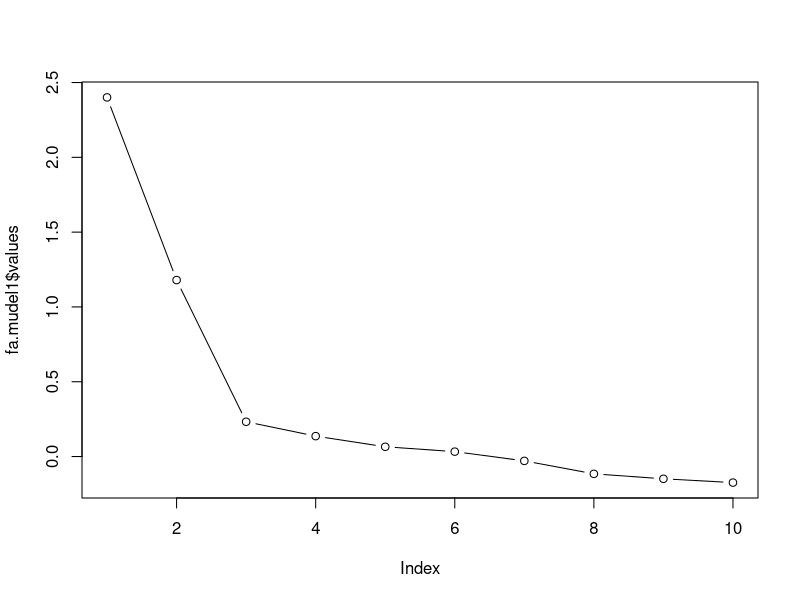
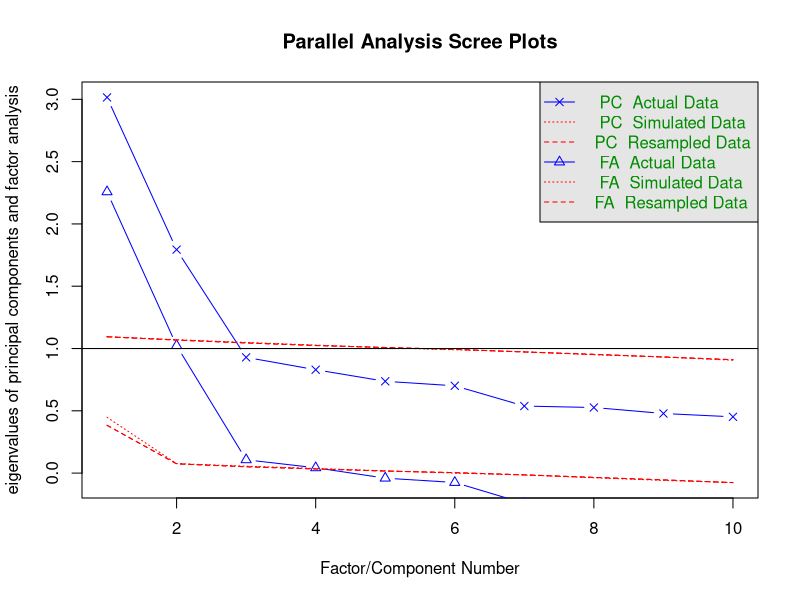
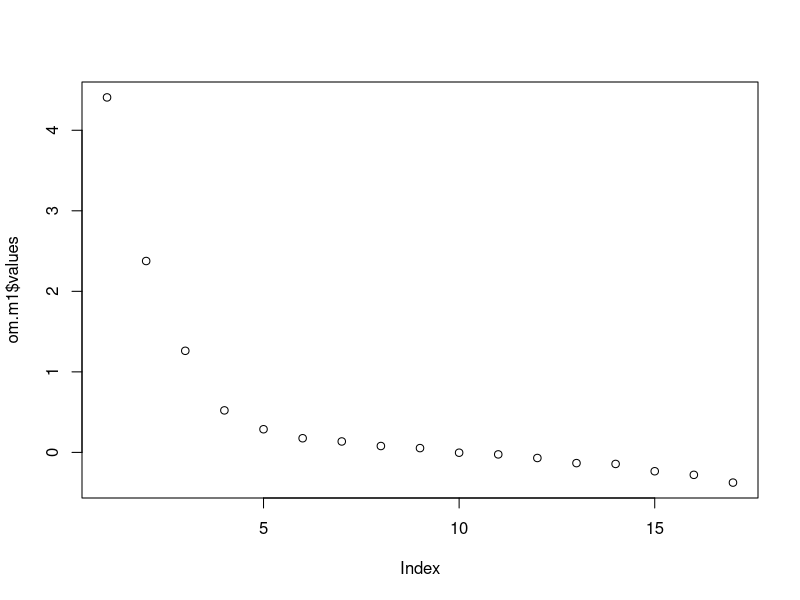
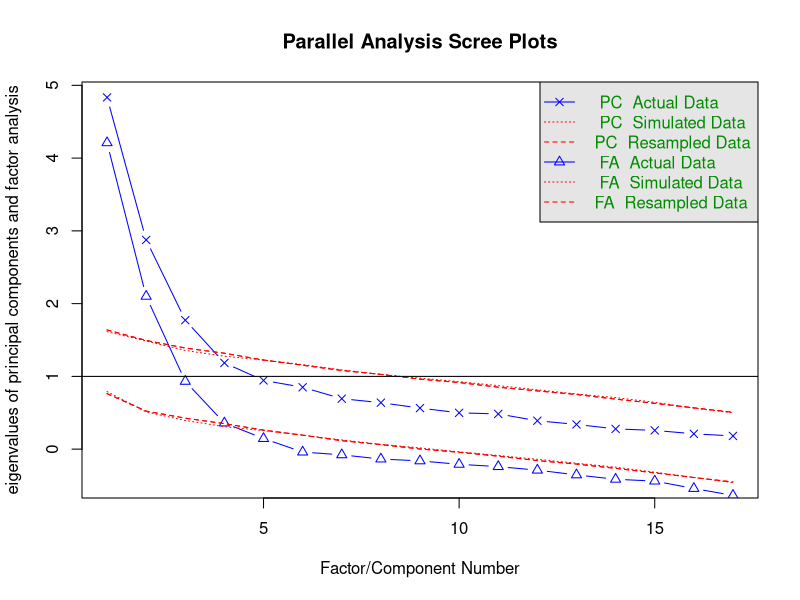

Write R code to recreate these figures, in order.
## ---- chunk 1
library(psych)
library(GPArotation)
## ---- chunk 2
bfi <- read.csv("KMKT/6praktikum/bfi.csv")
## ---- chunk 3
bfi2 <- bfi[,1:10]
## ---- chunk 4
cortest.bartlett(bfi2)
## ---- chunk 5
bfi2matrix <- round(cor(bfi2, use="complete"), 2)
bfi2matrix
## ---- chunk 6
det(bfi2matrix)
## ---- chunk 7
fa.mudel1 <- fa(bfi2, nfactors=2, rotate="varimax", fm="ml", scores=TRUE)
## ---- chunk 8
pc.mudel1 <- principal(bfi2, nfactors=2, rotate="varimax", scores=TRUE)
## ---- chunk 9
print.psych(fa.mudel1, cut=0.3, sort=TRUE)
## ---- chunk 10
fa.mudel2 <- fa(bfi2, nfactors=2, rotate="none")
fa.mudel2$loadings
## ---- chunk 11
fa.mudel3 <- fa(bfi2, nfactors=2, rotate="oblimin", fm="ml")
print.psych(fa.mudel3, cut=0.3)
## ---- chunk 12
skoorid <- data.frame(fa.mudel1$scores)
head(skoorid)
## ---- chunk 13
colnames(skoorid) <- c("C", "A")
## ---- chunk 14
alpha(bfi2[,1:5])
## ---- chunk 15
alpha(bfi2[,1:5], keys=c(-1, 1, 1, 1, 1))
## ---- chunk 16
fa.mudel1$values
## ---- chunk 17
plot(fa.mudel1$values, type="b")
## ---- chunk 18
fa.parallel(bfi2)
## ---- chunk 19
omadused <- read.csv("KMKT/6praktikum/omadused.csv")
## ---- chunk 20
bfom <- omadused[,-17]
cortest.bartlett(bfom)#bartlett test näitab, kas maatriksis on liiga palju nõrku korrelatsioone; p-väärtus üle 0.05
#näitab, et nõrkade korrleatsiooniseoste rohkust - probleeme selle rohkusega
#Vaatame ka korrelatsioonimaatriksit - nt, kui on näha, et on probleeme, siis tasub cor() abil nõrgad seosed üles otsida:
#cor(na.omit(bfom))
ommatrix <- round(cor(bfom, use="complete"), 2)
ommatrix

#multikolineaarsuse testimine: 
det(ommatrix)# korrelatsioonimaatriksi determinandi abil saame uurida vastupidise probleemi ehk liiga tugevate
# korrelatsioonide esinemist
# Probleemi olemasolu näitab deteminandi väärtus alla 0.00001-e.
## ---- chunk 21
#omaväärtused saame faktormudelist kätte, kui lisame mudelinime lõppu dollari märgi ja values:
#mudeli teeme psych mooduli abil, kasutame funktsiooni fa:
om.m1 <- fa(omadused, nfactors=3, rotate ="varimax", fm="ml", scores =TRUE)
om.m1$values
plot(om.m1$values, tyoe ="b")
fa.parallel(omadused)
## ---- chunk 22
print.psych(om.m1, cut=0.3, sort=TRUE)
## ---- chunk 23
#pööramata:
fa.2 <- fa(omadused, nfactors=3, rotate ="none")
fa.2$loadings

#kaldnurkne pööramine
fa.3 <- fa(omadused, nfactors=3, rotate ="oblimin")
fa.3$loadings

#ortogonaalne pööramine 
fa.4 <- fa(omadused, nfactors=3, rotate ="varimax")
fa.4$loadings
## ---- chunk 24
# Lisaks laadungitele on tabeli paremas servas veel paar tulpa. Tulbas nimega h2 paiknevad kommunaliteedid,
# mis naitavad kui suure osa muutuja variatiivususest faktorid summaarselt ara kirjeldavad.
print.psych(fa.4, cut=0.3, sort=TRUE)
## ---- chunk 25
skoorid <- data.frame(fa.4$scores)
head(skoorid)
str(omadused)
summary(lm(skoorid$MR1~ omadused$vanus))
summary(lm(skoorid$MR2~ omadused$vanus))
summary(lm(skoorid$MR3~ omadused$vanus))
## ---- chunk 26

alpha(subset(bfom, select = c(vastutustundetu, hooletu, j_rjekindlusetu, p_simatu, korralik, ettevaatlik)),check.keys=TRUE)# jagada kolmeks
alpha(subset(bfom, select =  c(eraldihoidev, seltskondlik, loid, vaikne, kartlik, salatseja)),check.keys=TRUE)# jagada kolmeks
alpha(subset(bfom, select = c(h_irimatu, muretu, pingevaba, enesekindel)),check.keys=TRUE)# jagada kolmeks

